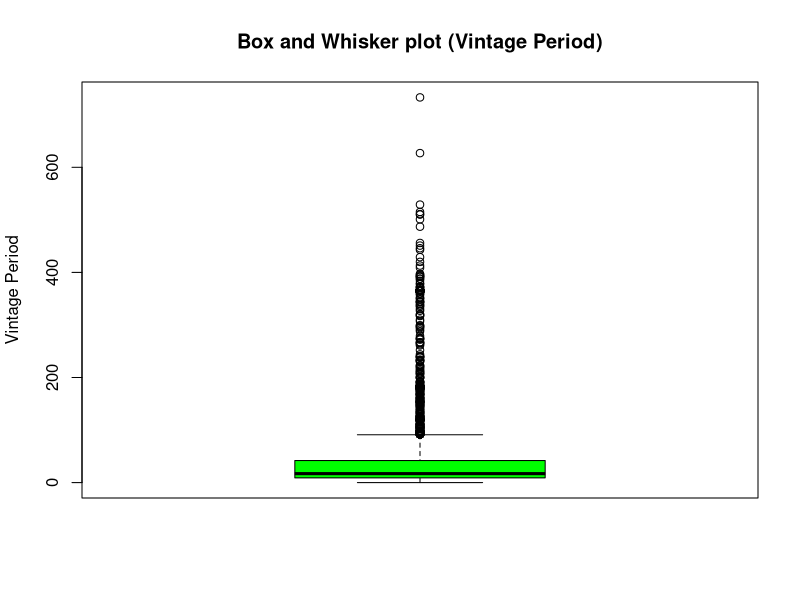
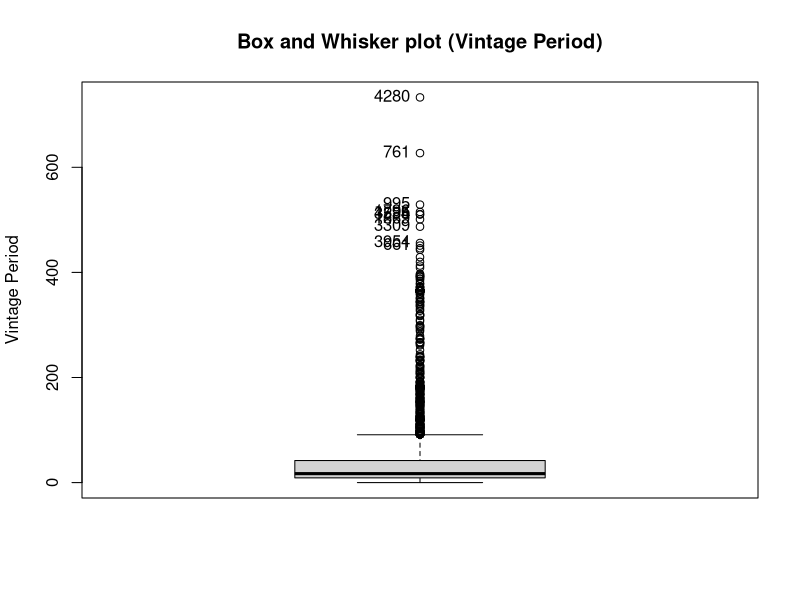
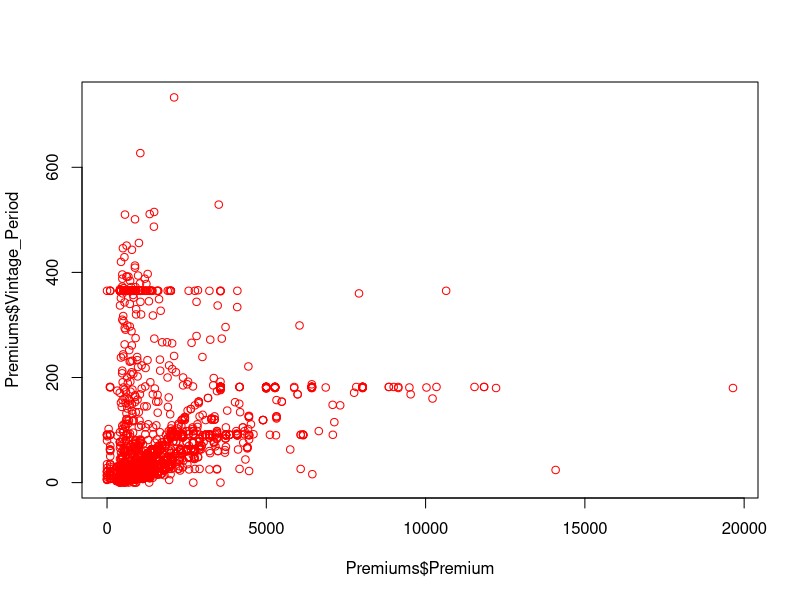

R code for these plots, in order:

# Jerry Kiely
# Data Science Institute
# Descriptive Statistics in R 
# EDA T4 Assignment


# 1
# Premiums <- read.csv(file.choose(), header = TRUE)
# Premiums <- read.csv("./Premiums.csv", header = TRUE)
Premiums <- read.csv("../../../data/0104_exploratory_data_analysis/assignment/Premiums.csv", header = TRUE)
head(Premiums)


# 2
t <- table(Premiums$ZONE_NAME)
m <- max(t)
# the zone (name) with the greatest frequency - South
names(t)[t == m]


# 3
boxplot(Premiums$Vintage_Period, data = Premiums, main = "Box and Whisker plot (Vintage Period)", ylab = "Vintage Period", col = "green")


# 4
library(car)
# By default, the function Boxplot returns a vector of the 10 most extreme outliers - 5 smallest and 5 largest
outliers <-sort(Boxplot(Premiums$Vintage_Period, main = "Box and Whisker plot (Vintage Period)", ylab = "Vintage Period"))
# the 5 smallest outliers
outliers[1:5]
# the 5 largest outliers
outliers[6:10]


# 5
library(e1071)
# create a function to calculate both skewness and kurtosis
sk <- function(x) c(skew = skewness(x, type = 2), kurt = kurtosis(x, type = 2))
# apply the above function to premium amount partitioned by zone (name)
aggregate(Premium ~ ZONE_NAME, data = Premiums, FUN = sk)


# 6
plot(Premiums$Premium, Premiums$Vintage_Period, col = "red")


# 7
cor(Premiums$Premium, Premiums$Vintage_Period)
# The Correlation Coefficient of 0.3641487 is greater than zero, and hence implies a 
# positive correlation, but the value is low, and hence would imply a low correlation.
